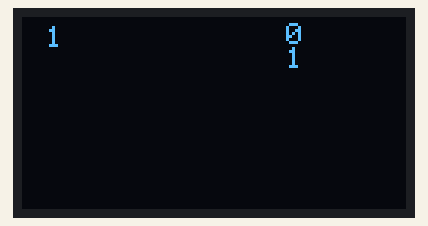
Simulated run of this sketch. Board: ESP32. Shown: 128×64 one-colour display. Random numbers use the default seed unless the sketch sets one.

Above: at 2.95 s.
At 11.91 s:
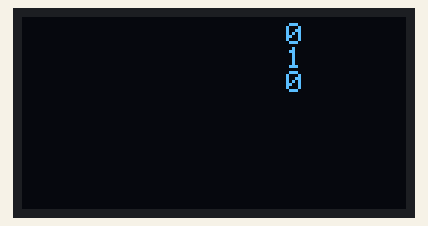
At 14.56 s:
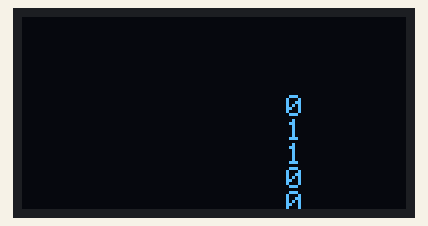
At 20.91 s:
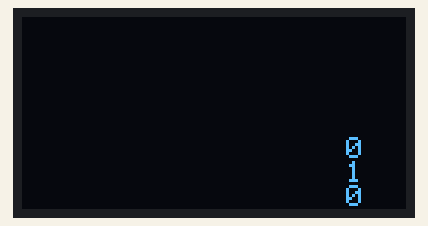
At 24.01 s:
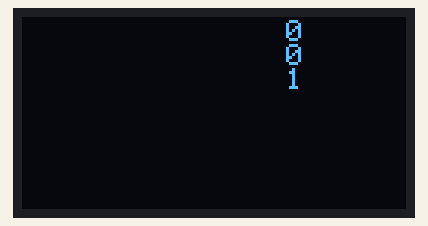
At 33.76 s:
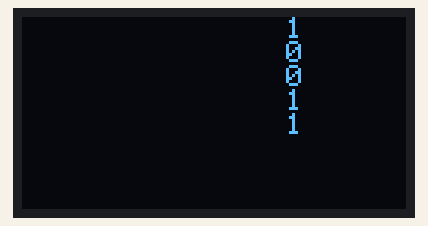

The sketch:

matrix10.ino
```cpp
/*
  Matrix Rain — сплошные струи, без мигания хвоста
  ESP32 + OLED 0.96"  SDA=21 SCL=22
*/

#include <Wire.h>
#include <Adafruit_GFX.h>
#include <Adafruit_SSD1306.h>

#define SCREEN_WIDTH   128
#define SCREEN_HEIGHT  64
#define OLED_RESET     -1
#define SCREEN_ADDRESS 0x3C

Adafruit_SSD1306 display(SCREEN_WIDTH, SCREEN_HEIGHT, &Wire, OLED_RESET);

const char glyphs[] = "01";
const int  GLYPH_COUNT = 2;

const int COLS       = 6;    // мало
const int CHAR_W     = 20;   // широкий зазор
const int CHAR_H     = 8;
const int STEP_EVERY = 5;    // медленно
const int FRAME_MS   = 50;

struct Drop {
  int  headY;
  int  length;
  int  frameCnt;
  char cells[12];
};

Drop drops[COLS];

void setup() {
  Wire.begin(21, 22);
  if (!display.begin(SSD1306_SWITCHCAPVCC, SCREEN_ADDRESS)) {
    while (true) delay(1000);
  }
  display.clearDisplay();
  display.display();
  randomSeed(esp_random());

  for (int i = 0; i < COLS; i++) spawn(i, true);
}

void spawn(int i, bool first) {
  drops[i].headY    = first ? random(-150, -40) : random(-130, -60);
  drops[i].length   = random(5, 8);   // короткий сплошной хвост
  drops[i].frameCnt = random(0, STEP_EVERY);

  for (int k = 0; k < 12; k++)
    drops[i].cells[k] = glyphs[random(GLYPH_COUNT)];
}

void loop() {
  display.clearDisplay();
  display.setTextSize(1);
  display.setTextColor(SSD1306_WHITE);

  for (int i = 0; i < COLS; i++) {
    Drop &d = drops[i];

    d.frameCnt++;
    if (d.frameCnt >= STEP_EVERY) {
      d.frameCnt = 0;
      d.headY += CHAR_H;

      // сдвиг содержимого только вместе с движением
      for (int k = 11; k > 0; k--)
        d.cells[k] = d.cells[k - 1];
      d.cells[0] = glyphs[random(GLYPH_COUNT)];
    }

    int x = i * CHAR_W + 8;

    // ВСЕ клетки хвоста — всегда (никакого random и никакого % от Y)
    for (int j = 0; j < d.length; j++) {
      int y = d.headY - j * CHAR_H;
      if (y < 0 || y >= SCREEN_HEIGHT) continue;

      display.setCursor(x, y);
      display.write(d.cells[j]);
    }

    if (d.headY - d.length * CHAR_H > SCREEN_HEIGHT + 8)
      spawn(i, false);
  }

  display.display();
  delay(FRAME_MS);
}
```
